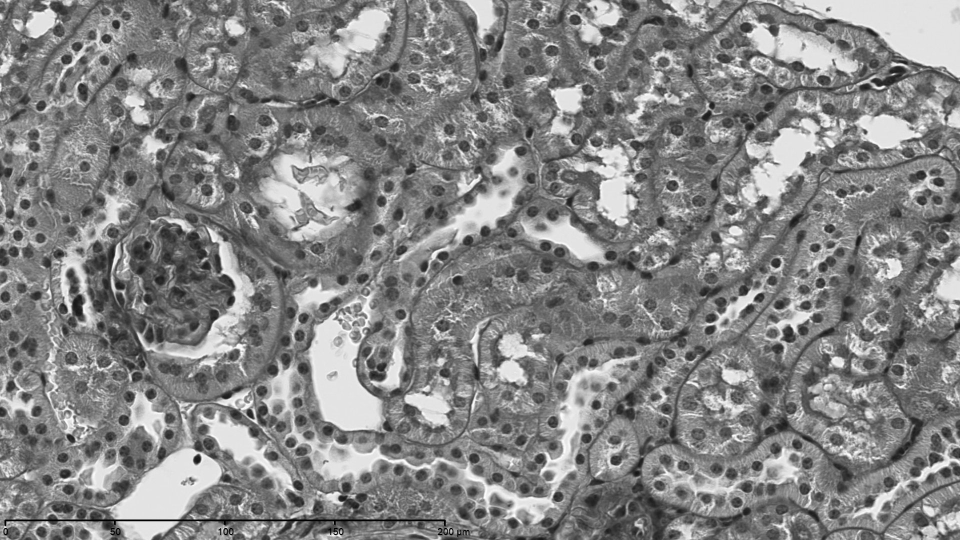
#> input picture Glomeruli Mask/1323-18M-0101-0015.jpg, 1920 x 1080 px (shown at 1/2 size)
$ python Glomeruli_Mask.py
#> lines starting #> are read from the running program, lines starting #| are printed output that depends on the picture; after the words box and inside, x2 and y2 are one past the last pixel; in counts of white or black regions, pixels touching at a corner belong together
# -*- coding: utf-8 -*-
"""
Created on Mon Jun  1 20:26:06 2020

@author: yash1
"""

import numpy as np
import pandas as pd
from scipy import fftpack
import skimage.io as sk
import cv2
import matplotlib.pyplot as plt
import json
from PIL import Image
import numpy as np
from skimage import measure
from shapely.geometry import Polygon, MultiPolygon


def create_sub_masks(mask_image):
    width, height = mask_image.size
    # Initialize a dictionary of sub-masks indexed by RGB colors
    sub_masks = {}
    for x in range(width):
        for y in range(height):
            # Get the RGB values of the pixel
            pixel = mask_image.getpixel((x,y))[:3]

            # If the pixel is not black...
            if pixel != (0, 0, 0):
                # Check to see if we've created a sub-mask...
                pixel_str = str(pixel)
                sub_mask = sub_masks.get(pixel_str)
                if sub_mask is None:
                   # Create a sub-mask (one bit per pixel) and add to the dictionary
                    # Note: we add 1 pixel of padding in each direction
                    # because the contours module doesn't handle cases
                    # where pixels bleed to the edge of the image
                    sub_masks[pixel_str] = Image.new('1', (width+2, height+2))

                # Set the pixel value to 1 (default is 0), accounting for padding
                sub_masks[pixel_str].putpixel((x+1, y+1), 1)

    return sub_masks

def create_sub_mask_annotation(sub_mask, image_id, category_id, annotation_id, is_crowd):
    # Find contours (boundary lines) around each sub-mask
    # Note: there could be multiple contours if the object
    # is partially occluded. (E.g. an elephant behind a tree)
    contours = measure.find_contours(sub_mask, 0.5, positive_orientation='low')

    segmentations = []
    polygons = []
    for contour in contours:
        # Flip from (row, col) representation to (x, y)
        # and subtract the padding pixel
        for i in range(len(contour)):
            row, col = contour[i]
            contour[i] = (col - 1, row - 1)

        # Make a polygon and simplify it
        poly = Polygon(contour)
        poly = poly.simplify(1.0, preserve_topology=False)
        polygons.append(poly)
        segmentation = np.array(poly.exterior.coords).ravel().tolist()
        segmentations.append(segmentation)

    # Combine the polygons to calculate the bounding box and area
    multi_poly = MultiPolygon(polygons)
    x, y, max_x, max_y = multi_poly.bounds
    width = max_x - x
    height = max_y - y
    bbox = (x, y, width, height)
    area = multi_poly.area

    annotation = {
        'segmentation': segmentations,
        'iscrowd': is_crowd,
        'image_id': image_id,
        'category_id': category_id,
        'id': annotation_id,
        'bbox': bbox,
        'area': area
    }

    return annotation

# Reading image as grayscale

img=cv2.imread('1323-18M-0101-0015.jpg', cv2.IMREAD_GRAYSCALE)
#> img is the input picture: shape (1080, 1920); min 0, max 255, mean 133.1
plt.imshow(img, cmap='gray')
cv2.imwrite("fig1.png", img)

# Increasing contrast
# Parameter (alpha = 2)
img_contrast = cv2.convertScaleAbs(img, alpha=2, beta=0)
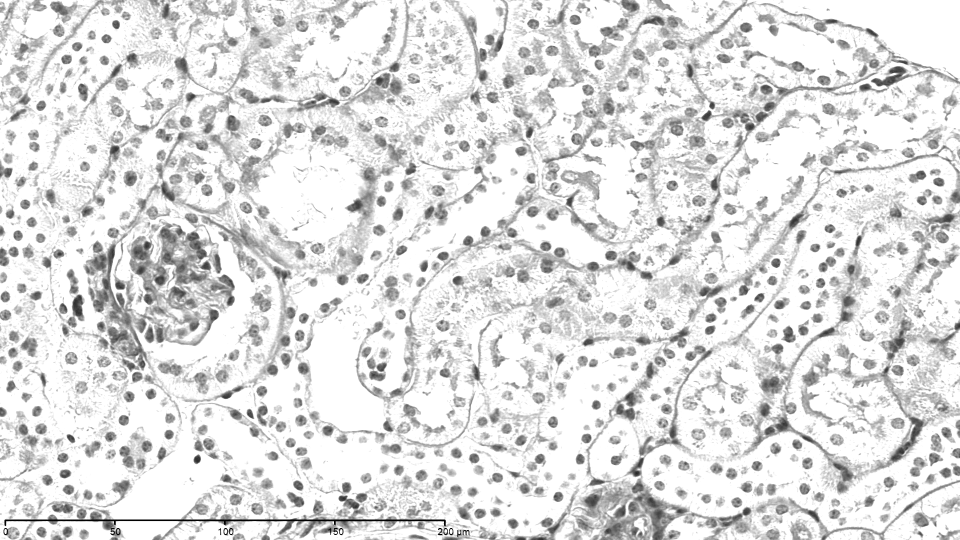
#> img_contrast: shape (1080, 1920) (shown at 1/2 size); min 0, max 255, mean 222.7
plt.imshow(img_contrast, cmap='gray')
cv2.imwrite("fig1_contrast.png", img_contrast)

# Image blur
# Parameter (Kernel = 150 by 150)

img_blur = cv2.blur(img_contrast,(150,150))
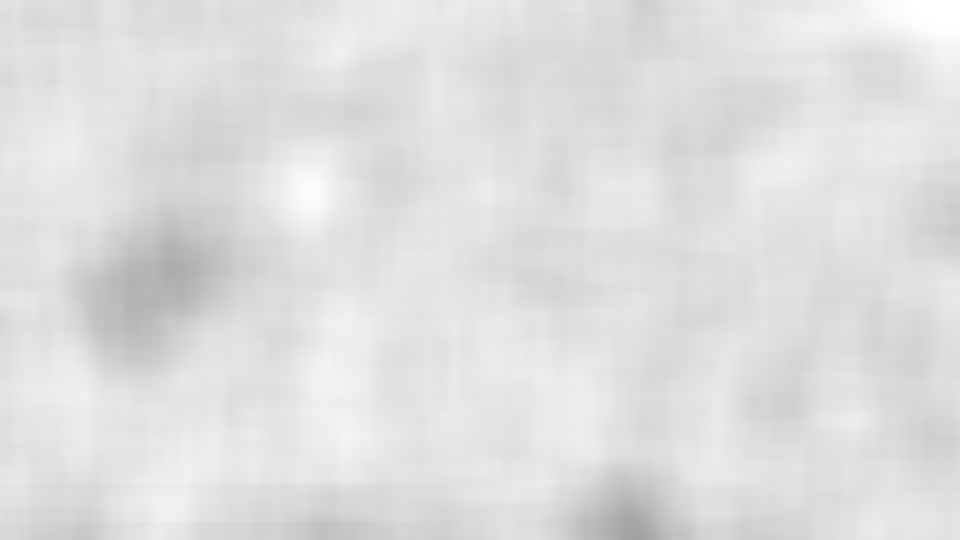
#> img_blur: shape (1080, 1920) (shown at 1/2 size); min 162, max 255, mean 222.7
plt.imshow(img_blur, cmap='gray')
cv2.imwrite("fig1_blur.png", img_blur)

# Thresholding
# Parameter (190)

img_thres = img_blur.copy()
img_thres[img_thres < 190] = 0
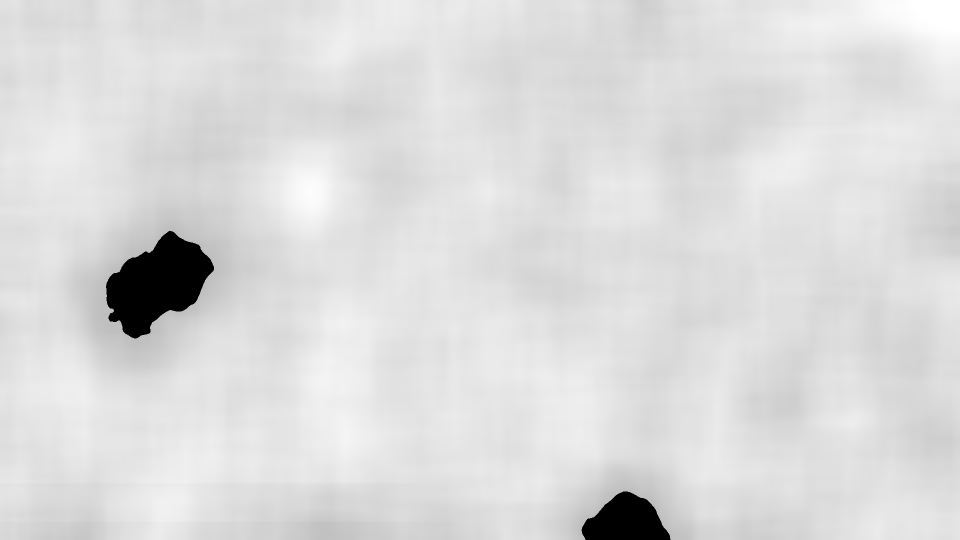
#> img_thres: shape (1080, 1920) (shown at 1/2 size); 1.87% of pixels changed, all inside (x1, y1, x2, y2) = (212, 462, 1341, 1080)
img_thres[img_thres >= 190] = 255
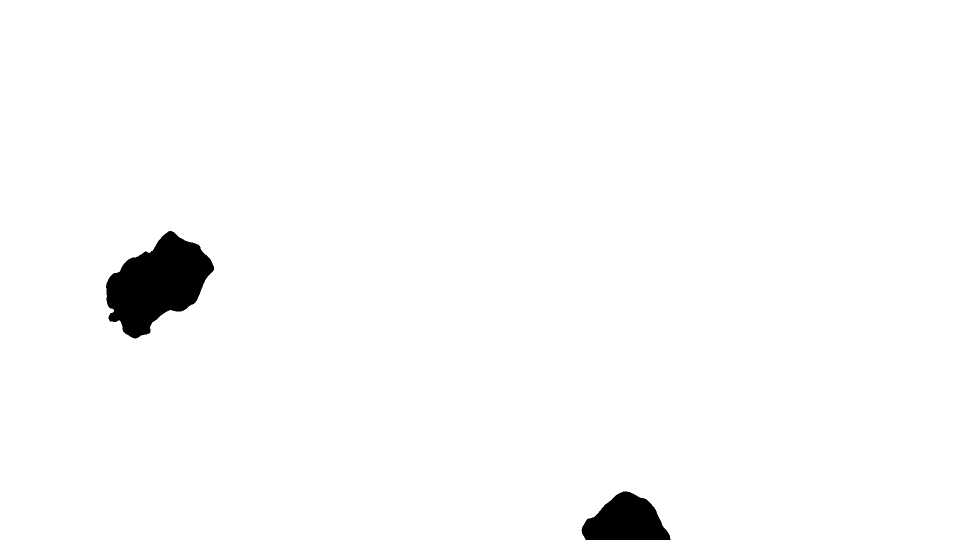
#> img_thres: shape (1080, 1920) (shown at 1/2 size); 98.1% white; 2 black regions, box (x1, y1, x2, y2) and area: (212, 462, 428, 677) 27011, (1163, 983, 1341, 1080) 11670
plt.imshow(img_thres, cmap='gray')
cv2.imwrite("fig1_thres.png", img_thres)

# Mask the original image
img1 = img.copy()
for i in range(img.shape[0]):
    for j in range(img.shape[1]):
        if img_thres[i,j] == 0:
            img1[i,j] = 0
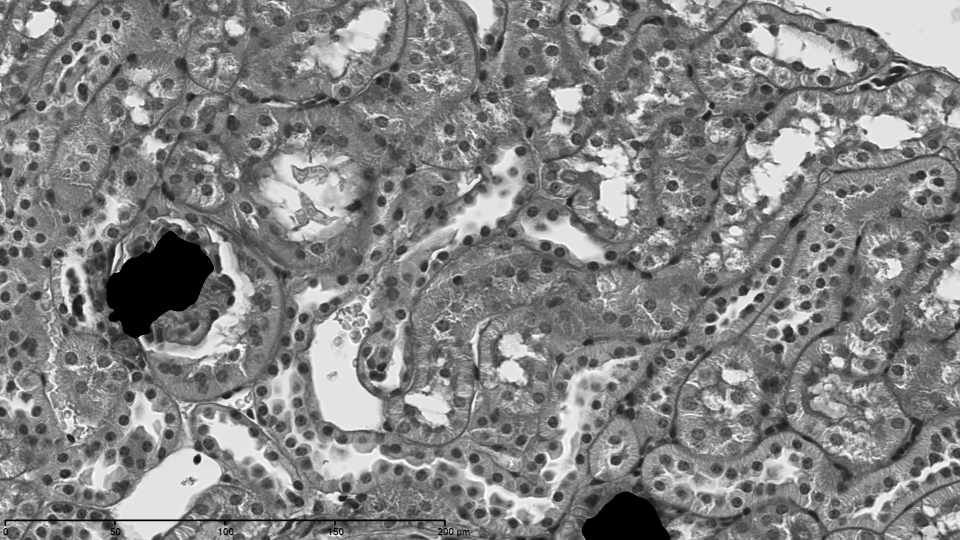
#> img1: shape (1080, 1920) (shown at 1/2 size); 1.87% of pixels changed, all inside (x1, y1, x2, y2) = (212, 462, 1341, 1080)

plt.imshow(img1, cmap='gray')
cv2.imwrite("fig1_mask.png", img1)


# Create mask on coloured image

img_color = cv2.imread('1323-18M-0101-0015.jpg')
plt.imshow(img_color)

img_mask = np.zeros(img_color.shape)
img_mask.shape

for i in range(img_thres.shape[0]):
    for j in range(img_thres.shape[1]):
        if img_thres[i,j] == 0:
            img_mask[i,j,:] = np.array([0,255,0])
        else:
            img_mask[i,j,:] = np.array([0,0,0])
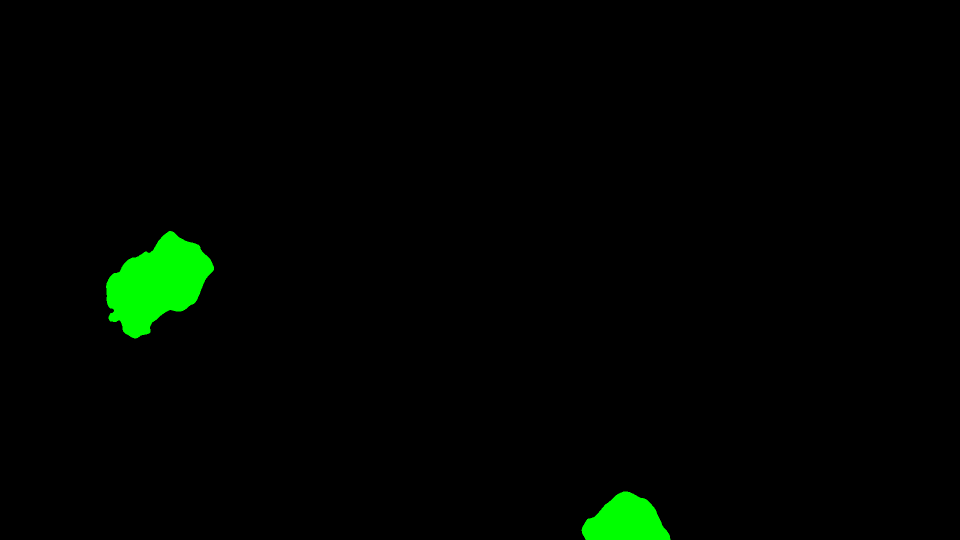
#> img_mask: shape (1080, 1920, 3) float64 (shown at 1/2 size); mean of channels 0, 1, 2 0, 4.8, 0; drawn as B, G, R

plt.imshow(img_mask)
cv2.imwrite('fig1_mask1.png',img_mask)

mask_image = Image.open('fig1_mask1.png')
mask_images = [mask_image]
glomeruli = [1]

category_ids = {
    1: {
        '(0, 255, 0)': glomeruli
    }
}

is_crowd = 0

# These ids will be automatically increased as we go
annotation_id = 1
image_id = 1

# Create the annotations
annotations = []
for mask_image in mask_images:
    sub_masks = create_sub_masks(mask_image)
    for color, sub_mask in sub_masks.items():
        category_id = category_ids[image_id][color]
#> (the run stopped early here; a loop or call above may not have finished)
